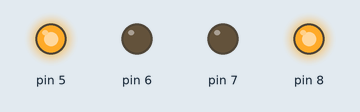
Recording of a sketch running on a simulated Arduino Uno, built with avr-gcc and run on an emulated ATmega328P. Shown: output pins drawn as LEDs (lit = HIGH).

Above: at 1.0 s.
At 3.0 s:
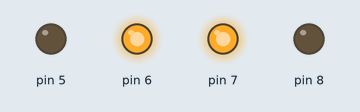
At 5.0 s:
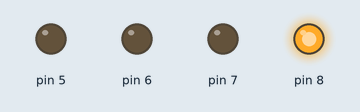
At 7.0 s:
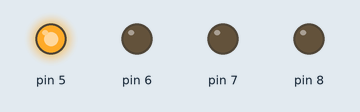
At 9.0 s:
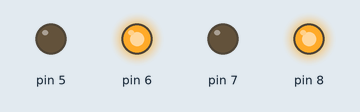
At 11.0 s:
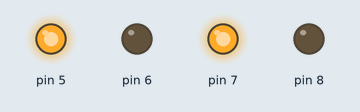
Timing chart, 0 to 15.6 s (numbered marks = the images above):
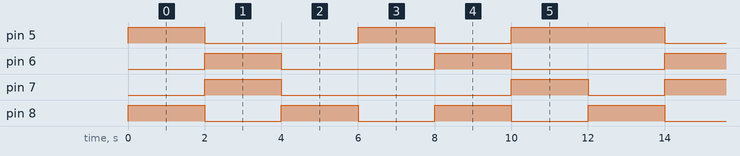

The sketch:

5_move_buggy_directions.ino
```cpp
/*
Move Nvis 3302ARD Robo car in front, right, lest, back, clockwise and anticlockwise direction.
*/
void forward()
{
  digitalWrite(5,1);
  digitalWrite(6,0);
  digitalWrite(7,0);
  digitalWrite(8,1);
}
void back()
{
  digitalWrite(5,0);
  digitalWrite(6,1);
  digitalWrite(7,1);
  digitalWrite(8,0);
}
void left()
{
  digitalWrite(5,1);
  digitalWrite(6,0);
  digitalWrite(7,0);
  digitalWrite(8,0);
}
void right()
{
  digitalWrite(5,0);
  digitalWrite(6,0);
  digitalWrite(7,0);
  digitalWrite(8,1);
}
void clockwise()
{
  digitalWrite(5,0);
  digitalWrite(6,1);
  digitalWrite(7,0);
  digitalWrite(8,1);
}
void anticlockwise()
{
  digitalWrite(5,1);
  digitalWrite(6,0);
  digitalWrite(7,1);
  digitalWrite(8,0);
}
void setup() {
  int i;
  for(i=5;i<=8;i++)
  pinMode(i,OUTPUT);
}

void loop() {
  forward();
  delay(2000);
  back();
  delay(2000);
  right();
  delay(2000);
  left();
  delay(2000);
  clockwise();
  delay(2000);
  anticlockwise();
  delay(2000);
}
```

Measured:
- by itself, pin 5: repeats every 12.0 s: LOW 4.0 s, HIGH 2.0 s, LOW 2.0 s, HIGH 4.0 s
- by itself, pin 6: alternates HIGH for 2.0 s and LOW for 4.0 s
- by itself, pin 7: repeats every 12.0 s: LOW 6.0 s, HIGH 2.0 s, LOW 2.0 s, HIGH 2.0 s
- by itself, pin 8: alternates HIGH for 2.0 s and LOW for 2.0 s
